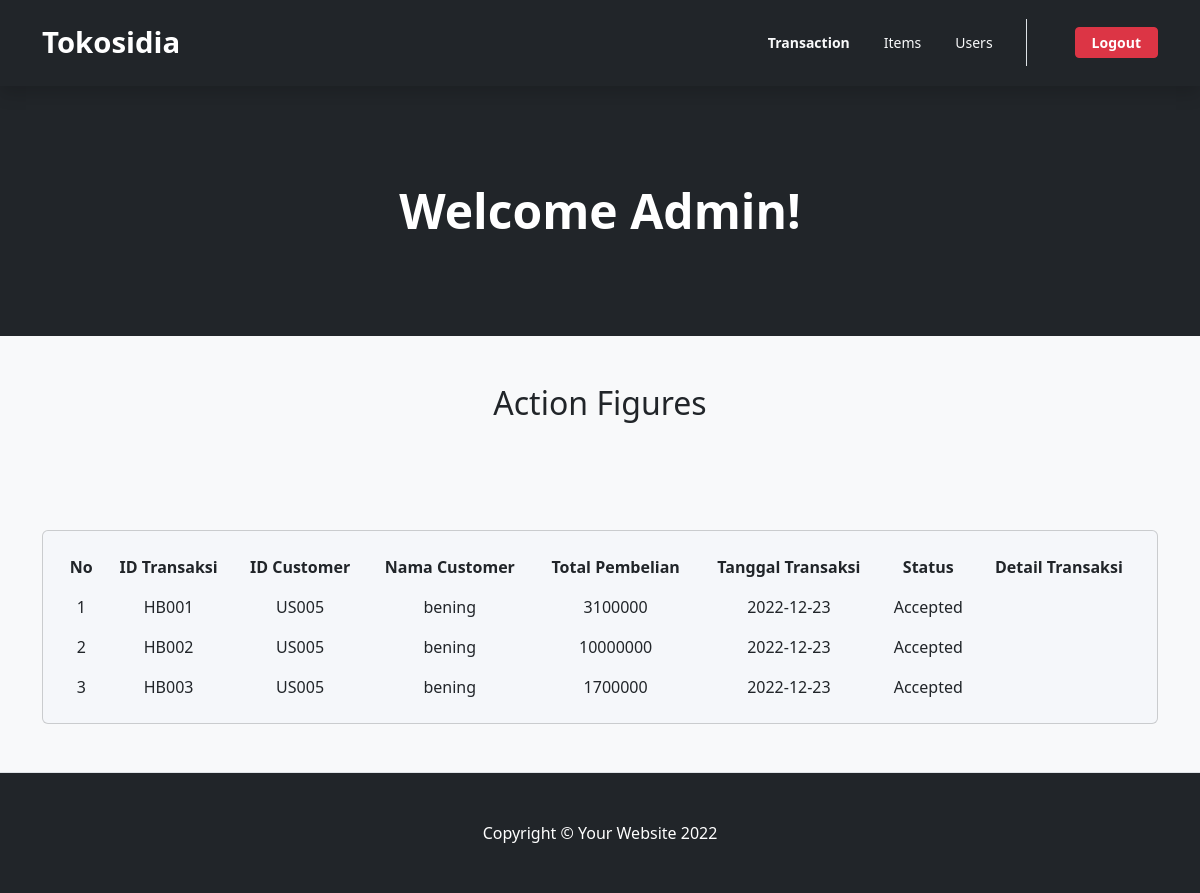
The app's page /admin.php with its own data.
### tables this page shows
CREATE TABLE `htrans_beli` (
  `hb_id` varchar(5) NOT NULL,
  `hb_date` date NOT NULL,
  `hb_total` double NOT NULL,
  `hb_customerid` varchar(5) NOT NULL,
  `hb_di_id` varchar(5) DEFAULT NULL,
  `hb_status` bit(1) NOT NULL DEFAULT b'0' COMMENT '0:pending\r\n1:accepted'
);

CREATE TABLE `users` (
  `us_id` varchar(5) NOT NULL,
  `us_username` varchar(255) NOT NULL,
  `us_email` varchar(255) NOT NULL,
  `us_gender` tinyint(1) NOT NULL COMMENT '1=Male, 0=Female',
  `us_password` varchar(30) NOT NULL,
  `us_status` int(1) NOT NULL DEFAULT 1
);

### admin.php (the view, shortened to what this page needs)
<?php
    require('action.php');
?>
<!DOCTYPE html>
<html lang="en">
    <head>
        <link href="https://cdn.jsdelivr.net/npm/bootstrap-icons@1.4.1/font/bootstrap-icons.css" rel="stylesheet">
        <link href="https://cdn.jsdelivr.net/npm/bootstrap@5.2.2/dist/css/bootstrap.min.css" rel="stylesheet">
        <link href="assets/css/general.css" rel="stylesheet">
    </head>
    <body>
        <nav class="my-nav navbar navbar-expand-lg p-3 position-sticky top-0 w-100 shadow navbar-dark bg-dark">
            <div class="container">
                <a class="navbar-brand" href="admin.php" style="font-size: 22pt; font-weight: bold;">Tokosidia</a>
                <div class="collapse navbar-collapse" id="navbarSupportedContent">
                    <ul class="navbar-nav ms-auto mb-2 me-5 mb-lg-0 px-3 border-end">
                        <li class="nav-item">
                            <a class="nav-link" aria-current="page" href="">
                                <button class="btn btn-sm text-light fw-bold">Transaction</button>
                            </a>
                        </li>
                        <li class="nav-item">
                            <a class="nav-link" href="admin-item.php">
                                <button class="btn btn-sm text-light">Items</button>
                            </a>
                        </li>
                        <li class="nav-item">
                            <a class="nav-link" href="admin-user.php">
                                <button class="btn btn-sm text-light">Users</button>
                            </a>
                        </li>
                    </ul>
                    <div class="d-flex">
                        <a class="" href="index.php">
                            <button class="btn btn-danger btn-sm px-3 fw-bold" name="logout">Logout</button>
                        </a>
                    </div>
                </div>
            </div>
        </nav>
        <header class="bg-dark py-5">
            <div class="container px-5">
                <div class="row gx-5 justify-content-center">
                    <div class="col-lg-6">
                        <div class="text-center my-5">
                            <h1 class="display-5 fw-bolder text-white mb-2">Welcome Admin!</h1>
                        </div>
                    </div>
                </div>
            </div>
        </header>
        <section class="intro py-5 border-bottom bg-light" id="features">
            <div class="mask d-flex align-items-center h-100">
                <div class="container text-center">
                    <h2>Action Figures</h2>
                    <div class="row justify-content-center">
                        <form action="" method="post">
                            <div class="input-group mx-auto" style="width: 200px; height: 100px; align-items: center;">
                            </div>
                        </form>
                    </div>
                    <div class="row justify-content-center">
                        <div class="col-12">
                            <div class="card shadow-2-strong" style="background-color: #f5f7fa;">
                                <div class="card-body">
                                    <div class="table-responsive">
                                        <table class="table table-borderless mb-0 align-items-center justify-content-center">
                                            <thead>
                                            <tr>
                                                <th scope="col">No </th>
                                                <th scope="col">ID Transaksi</th>
                                                <th scope="col">ID Customer</th>
                                                <th scope="col">Nama Customer</th>
                                                <th scope="col">Total Pembelian</th>
                                                <th scope="col">Tanggal Transaksi</th>
                                                <th scope="col">Status</th>
                                                <th scope="col">Detail Transaksi</th>
                                            </tr>
                                            </thead>
                                            <tbody>
                                            <tbody>
                                                <?php
                                                    $query = "SELECT h.hb_id as 'ID_Trans', h.hb_customerid as 'ID' ,u.us_username as 'Cust_name', h.hb_total as 'Total', h.hb_date as 'Tanggal', h.hb_status as 'Status'
                                                             from htrans_beli h join users u on u.us_id = h.hb_customerid order by h.hb_status";
                                                    $query = mysqli_query($con, $query);
                                                    $counter =1;
                                                    while($row = mysqli_fetch_array($query, MYSQLI_ASSOC)){
                                                ?>
                                                <tr>
                                                    <td><?=$counter++?></td>
                                                    <td><?=$row['ID_Trans']?></td>
                                                    <td><?=$row['ID']?></td>
                                                    <td><?=$row['Cust_name']?></td>
                                                    <td><?=$row['Total']?></td>
                                                    <td><?=$row['Tanggal']?></td>
                                                    <td id=<?='td_status'.$row['ID_Trans']?>><?=($row['Status']==0?'Pending':'Accepted')?></td>
                                                    <td class="d-grid gap-2">
                                                    </td>
                                                </tr>
                                                <?php
                                                    }
                                                ?>
                                            </tbody>
                                        </table>
                                    </div>
                                </div>
                            </div>
                        </div>
                    </div>
                </div>
            </div>
        </section>
        <footer class="py-5 bg-dark">
            <div class="container px-5"><p class="m-0 text-center text-white">Copyright &copy; Your Website 2022</p></div>
        </footer>
    </body>
</html>

### assets/css/general.css (style rules this page uses)
.input-group { position: relative; }
.my-nav { z-index: 10; }

### records on screen
htrans_beli: hb_id "HB001", hb_customerid "US005", hb_customerid.us_username "bening", hb_total "3100000", hb_date "2022-12-23", hb_status "Accepted"
htrans_beli: hb_id "HB002", hb_customerid "US005", hb_customerid.us_username "bening", hb_total "10000000", hb_date "2022-12-23", hb_status "Accepted"
htrans_beli: hb_id "HB003", hb_customerid "US005", hb_customerid.us_username "bening", hb_total "1700000", hb_date "2022-12-23", hb_status "Accepted"
